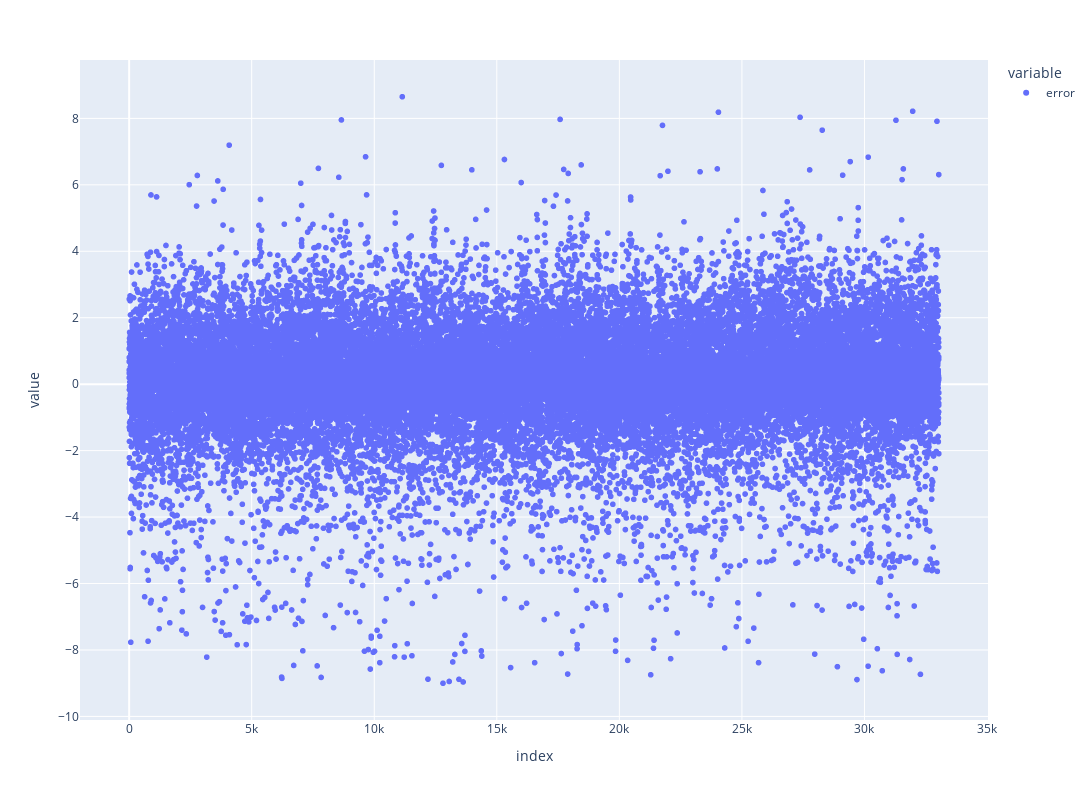

Notebook cell for this chart:
### Code cell
df_error.plot(
    kind='scatter',
    x='index', 
    y=['error'], 
    backend='plotly', 
    width=1200,
    height=800   
)

### Figure 1 — Plotly figure (JSON) as saved in the notebook; plotly's stock layout.template omitted (floating-point values rounded to 4 significant figures; data arrays with more than 128 entries replaced by an {"elided": "..."} marker saying what was removed)
{"data": [{"hovertemplate": "variable=error<br>index=%{x}<br>value=%{y}<extra></extra>", "legendgroup": "error", "marker": {"color": "#636efa", "symbol": "circle"}, "mode": "markers", "name": "error", "showlegend": true, "type": "scattergl", "x": {"elided": "33036 int values"}, "xaxis": "x", "y": {"elided": "33036 float values"}, "yaxis": "y"}], "layout": {"height": 800, "legend": {"title": {"text": "variable"}, "tracegroupgap": 0}, "margin": {"t": 60}, "width": 1200, "xaxis": {"anchor": "y", "domain": [0, 1], "title": {"text": "index"}}, "yaxis": {"anchor": "x", "domain": [0, 1], "title": {"text": "value"}}}}
